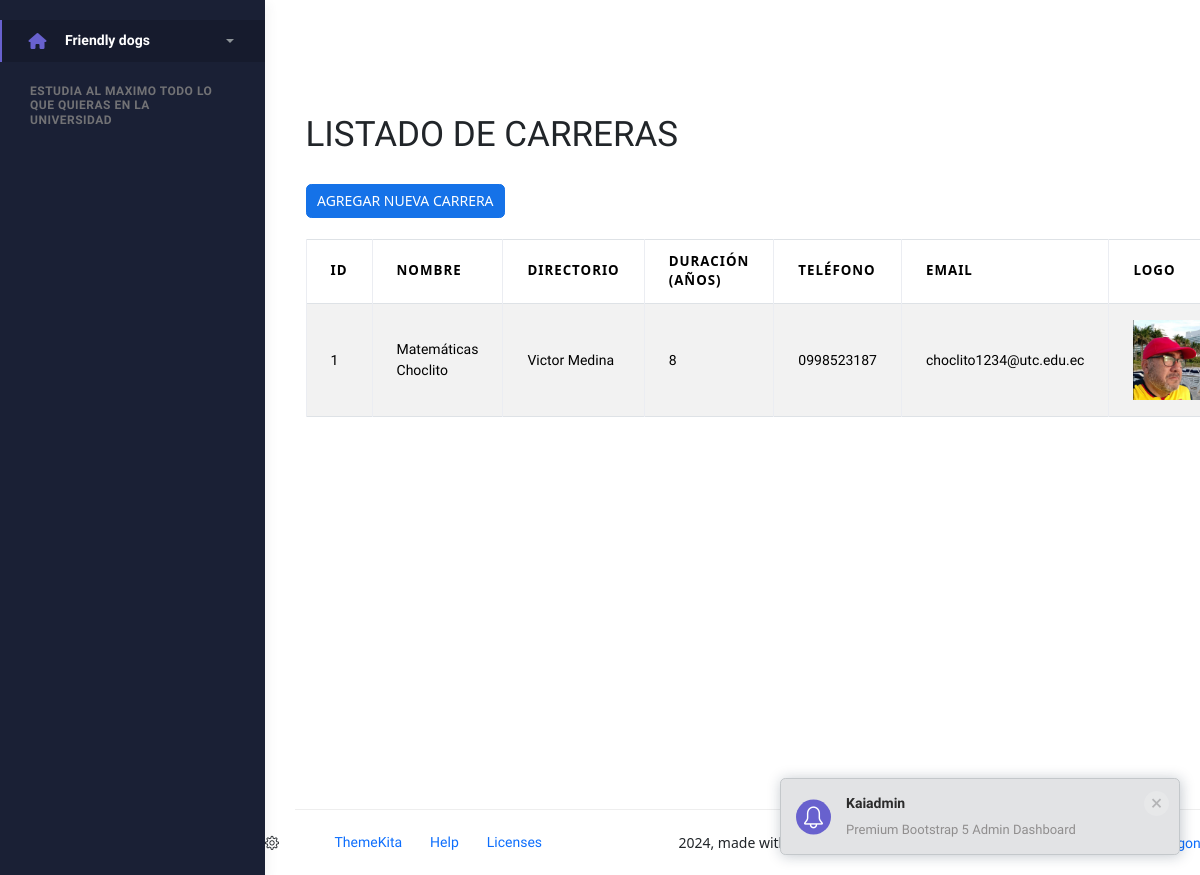
The app's page /inicioCareer/, older data.
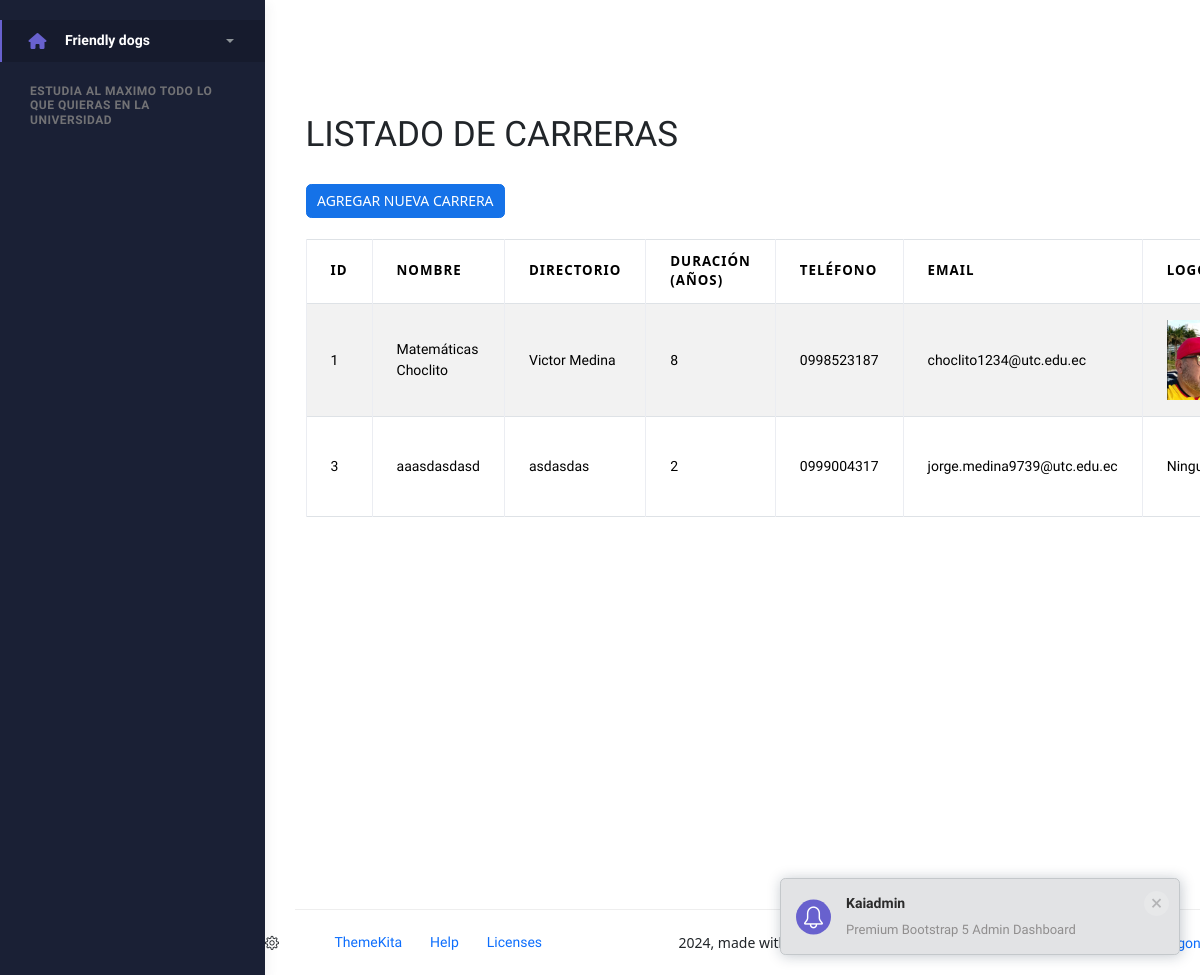
The same page, newer data.
### Aplicaciones/Career/models.py (models this page shows, shortened)
class Careers(models.Model):
    id = models.AutoField(primary_key=True)
    facultad = models.ForeignKey( Facultys, on_delete = models.CASCADE )
    name_career = models.CharField(max_length=150)
    directory_car = models.CharField(max_length=15, null=True, blank=True)
    duration_years = models.IntegerField(null=True, blank=True)
    phone_car = models.CharField(max_length=15, null=True, blank=True)
    email_car = models.CharField(max_length=50, null=True, blank=True)
    logo = models.FileField(
        upload_to='cargos',
        null=True,
        blank=True
    )

### Aplicaciones/Career/views.py (the view)
# urls.py: path('', views.inicio2, name='inicioCareer'),
def inicio2(request):
    lista_carreras = Careers.objects.select_related('facultad').all()
    return render(request, "inicio2.html", {
        'careers': lista_carreras
    })

### Aplicaciones/Career/templates/inicio2.html (shortened to what this page needs)
{% extends "plantilla.html" %}
{% load static %}
{% block contenido %}
<main class="main">
  <h1>LISTADO DE CARRERAS</h1> <br>
  <a href="{% url 'nuevaCarrera' %}" class="btn btn-primary">
    AGREGAR NUEVA CARRERA
  </a>
  <br><br>
  <table class="table table-bordered table-striped table-hover" id="tbl_carreras">
    <thead>
      <tr>
        <th>ID</th>
        <th>NOMBRE</th>
        <th>DIRECTORIO</th>
        <th>DURACIÓN (AÑOS)</th>
        <th>TELÉFONO</th>
        <th>EMAIL</th>
        <th>LOGO</th>
      </tr>
    </thead>
    <tbody>
      {% for car in careers %}
        <tr>
          <td>{{ car.id }}</td>
          <td>{{ car.name_career }}</td>
          <td>{{ car.directory_car }}</td>
          <td>{{ car.duration_years }}</td>
          <td>{{ car.phone_car }}</td>
          <td>{{ car.email_car }}</td>
          <td>
            {% if car.logo %}
              <img src="{{ car.logo.url }}" height="80" alt="Logo {{ car.name_career }}">
            {% else %}
              Ninguno
            {% endif %}
          </td>
        </tr>
      {% endfor %}
    </tbody>
  </table>
</main>
<br><br><br><br><br><br><br><br><br>
{% endblock %}

Row changes from the older to the newer data that the page shows:
added Careers: id "3", name_career "aaasdasdasd", directory_car "asdasdas", duration_years "2", phone_car "0999004317", email_car "jorge.medina9739@utc.edu.ec", logo "Ninguno"
